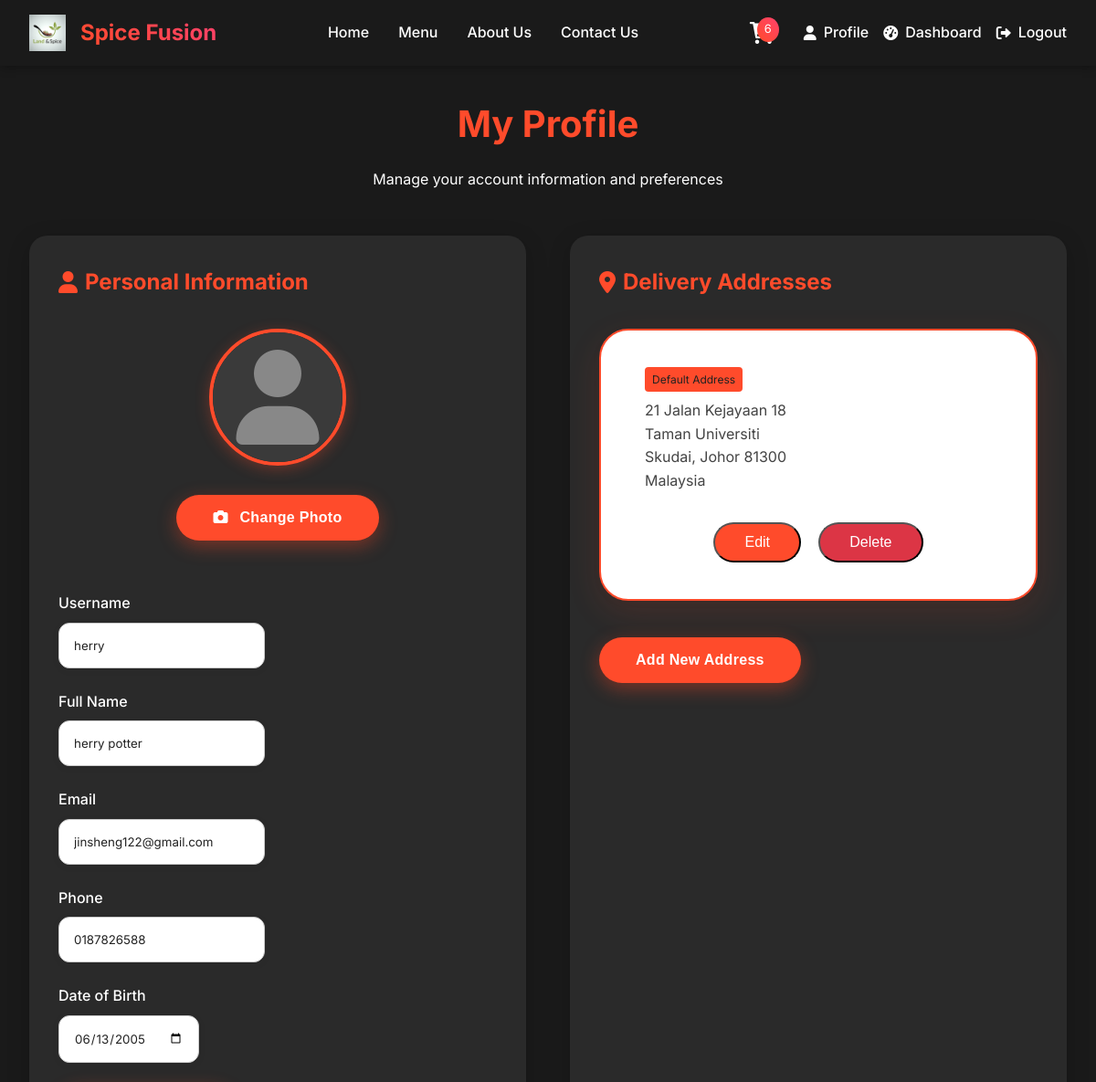
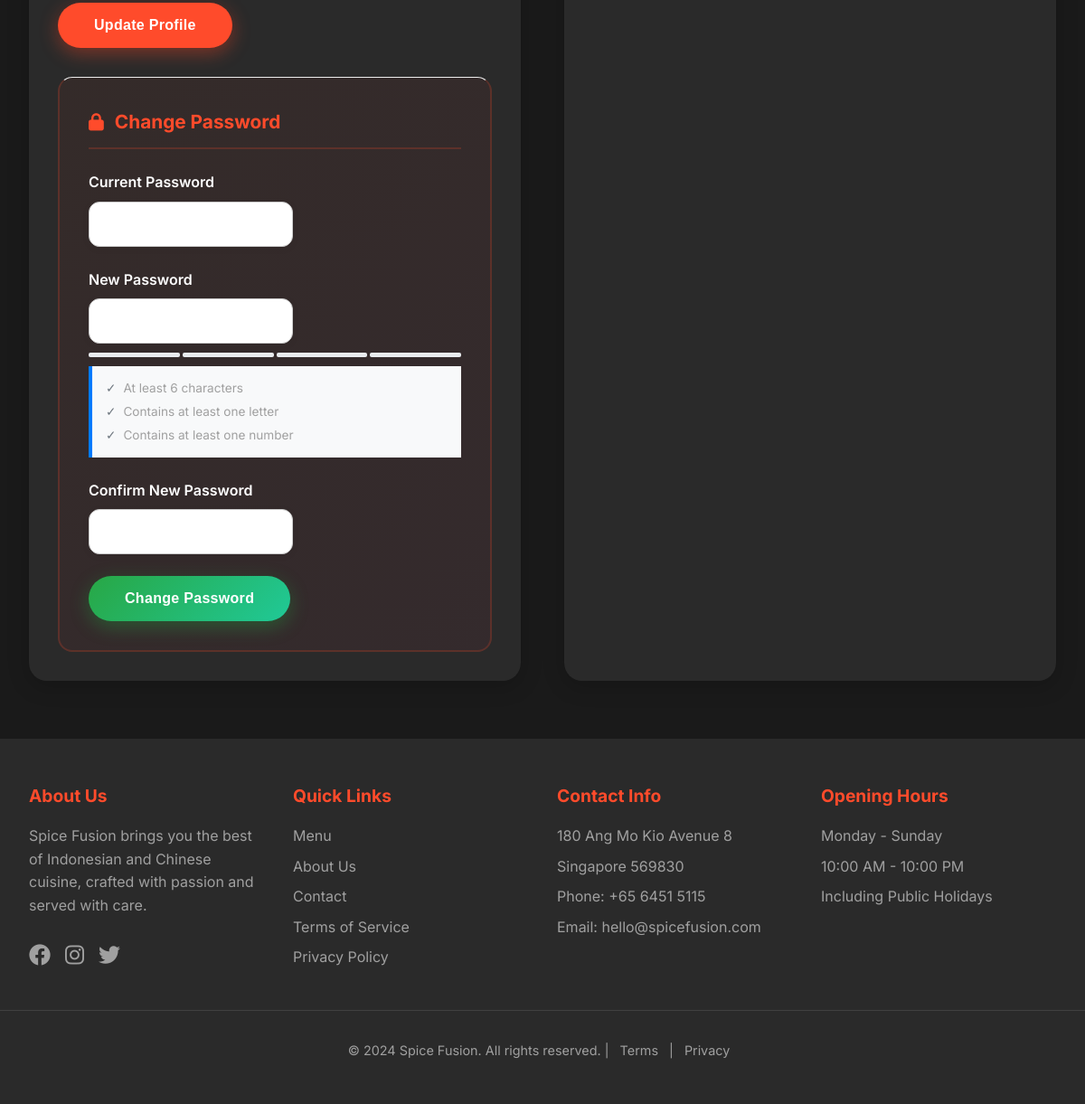
The page /customer/main/profile/profile.php (signed in) on the database its author committed (2 pictures, top to bottom).
### tables this page shows
CREATE TABLE `user` (
  `user_id` int(11) NOT NULL,
  `username` varchar(50) NOT NULL,
  `email` varchar(100) NOT NULL,
  `password_hash` varchar(255) NOT NULL,
  `first_name` varchar(50) NOT NULL,
  `last_name` varchar(50) NOT NULL,
  `phone` varchar(20) DEFAULT NULL,
  `date_of_birth` date DEFAULT NULL,
  `gender` enum('Male','Female','Other') DEFAULT NULL,
  `profile_image` varchar(255) DEFAULT 'user.jpg',
  `is_active` tinyint(1) DEFAULT 1,
  `is_verified` tinyint(1) DEFAULT 0,
  `security_question_id` int(11) DEFAULT NULL,
  `security_answer_hash` varchar(255) DEFAULT NULL,
  `created_at` timestamp NOT NULL DEFAULT current_timestamp(),
  `updated_at` timestamp NOT NULL DEFAULT current_timestamp() ON UPDATE current_timestamp(),
  `reset_token` varchar(100) DEFAULT NULL,
  `token_expiry` datetime DEFAULT NULL
);

CREATE TABLE `delivery_address` (
  `address_id` int(11) NOT NULL,
  `user_id` int(11) NOT NULL,
  `address_line1` varchar(255) NOT NULL,
  `address_line2` varchar(255) DEFAULT NULL,
  `city` varchar(100) NOT NULL,
  `state` varchar(100) NOT NULL,
  `postal_code` varchar(20) NOT NULL,
  `country` varchar(100) DEFAULT 'Malaysia',
  `is_default` tinyint(1) DEFAULT 0,
  `created_at` timestamp NOT NULL DEFAULT current_timestamp()
);

### customer/main/profile/profile.php (the view, shortened to what this page needs)
<?php
$pdo = getDBConnection();
$user_id = getCurrentUserId();
$stmt = $pdo->prepare("SELECT * FROM user WHERE user_id = ?");
$stmt->execute([$user_id]);
$user = $stmt->fetch();
$stmt = $pdo->prepare("SELECT * FROM delivery_address WHERE user_id = ? ORDER BY is_default DESC, created_at DESC");
$stmt->execute([$user_id]);
$addresses = $stmt->fetchAll();
?>
<!DOCTYPE html>
<html lang="en">
<head>
    <link rel="stylesheet" href="https://cdnjs.cloudflare.com/ajax/libs/font-awesome/6.0.0/css/all.min.css">
    <link rel="stylesheet" href="../../includes/styles.css">
    <link rel="stylesheet" href="profile.css">
</head>
<body>
    <?php include_once __DIR__ . '/../../includes/header.php'; ?>
    <div class="profile-container">
        <div class="profile-header">
            <h1>My Profile</h1>
            <p>Manage your account information and preferences</p>
        </div>
        <div class="profile-content">
            <div class="profile-section">
                <h2><i class="fas fa-user"></i> Personal Information</h2>
                <div class="avatar-section">
                    <?php
                    $avatar_path = '';
                    $has_avatar = false;
                    ?>
                    <div class="avatar-wrapper">
                        <div class="avatar-preview">
                            <?php if ($has_avatar): ?>
                                <img src="<?php echo $avatar_path; ?>" alt="Profile Avatar" id="avatarPreview" class="avatar-image">
                            <?php else: ?>
                                <div class="avatar-placeholder" id="avatarPreview">
                                    <i class="fas fa-user"></i>
                                </div>
                            <?php endif; ?>
                        </div>
                        <button type="button" class="submit-btn avatar-change-button" onclick="document.getElementById('avatar').click()" style="width: 100%; max-width: 280px; font-weight: 700;">
                            <i class="fas fa-camera"></i> Change Photo
                        </button>
                    </div>
                </div>
                <form method="POST" enctype="multipart/form-data">
                    <div class="form-group" style="margin-top: 1.5rem;">
                        <label for="username">Username</label>
                        <input type="text" id="username" name="username" value="<?php echo htmlspecialchars($user['username']); ?>" required>
                    </div>
                    <div class="form-group">
                        <label for="full_name">Full Name</label>
                        <input type="text" id="full_name" name="full_name" value="<?php echo htmlspecialchars(trim(($user['first_name'] ?? '') . ' ' . ($user['last_name'] ?? ''))); ?>" required>
                    </div>
                    <div class="form-group">
                        <label for="email">Email</label>
                        <input type="email" id="email" name="email" value="<?php echo htmlspecialchars($user['email']); ?>" required>
                    </div>
                    <div class="form-group">
                        <label for="phone">Phone</label>
                        <input type="tel" id="phone" name="phone" value="<?php echo htmlspecialchars($user['phone']); ?>">
                    </div>
                    <div class="form-group">
                        <label for="date_of_birth">Date of Birth</label>
                        <input type="date" id="date_of_birth" name="date_of_birth" value="<?php echo htmlspecialchars($user['date_of_birth'] ?? ''); ?>">
                    </div>
                    <button type="submit" class="submit-btn">Update Profile</button>
                </form>
                <div class="change-password-section" style="margin-top: 2rem; padding-top: 2rem; border-top: 1px solid #eee;">
                    <h3 class="change-password-heading"><i class="fas fa-lock"></i> Change Password</h3>
                    <form method="POST" id="changePasswordForm">
                        <div class="form-group">
                            <label for="current_password">Current Password</label>
                            <input type="password" id="current_password" name="current_password" required>
                        </div>
                        <div class="form-group">
                            <label for="new_password">New Password</label>
                            <input type="password" id="new_password" name="new_password" required minlength="6">
                            <div class="password-strength-container">
                                <div class="password-strength-bar">
                                    <div class="password-strength-segment" id="strength-seg-1"></div>
                                    <div class="password-strength-segment" id="strength-seg-2"></div>
                                    <div class="password-strength-segment" id="strength-seg-3"></div>
                                    <div class="password-strength-segment" id="strength-seg-4"></div>
                                </div>
                                <div class="password-requirements">
                                    <div class="requirement invalid" id="req-length">
                                        <span>✓</span>
                                        <span>At least 6 characters</span>
                                    </div>
                                    <div class="requirement invalid" id="req-letter">
                                        <span>✓</span>
                                        <span>Contains at least one letter</span>
                                    </div>
                                    <div class="requirement invalid" id="req-number">
                                        <span>✓</span>
                                        <span>Contains at least one number</span>
                                    </div>
                                </div>
                            </div>
                        </div>
                        <div class="form-group">
                            <label for="confirm_password">Confirm New Password</label>
                            <input type="password" id="confirm_password" name="confirm_password" required minlength="6">
                        </div>
                        <button type="submit" class="submit-btn" style="background-color: #28a745;">Change Password</button>
                    </form>
                </div>
            </div>
            <div class="profile-section">
                <h2><i class="fas fa-map-marker-alt"></i> Delivery Addresses</h2>
                <?php if (empty($addresses)): ?>
                    <p style="color: var(--text-gray);">No delivery addresses saved yet.</p>
                <?php else: ?>
                    <?php foreach ($addresses as $address): ?>
                        <div class="address-item">
                            <?php if ($address['is_default']): ?>
                                <span class="default-badge">Default Address</span>
                            <?php endif; ?>
                            <p><?php echo htmlspecialchars($address['address_line1']); ?></p>
                            <?php if ($address['address_line2']): ?>
                                <p><?php echo htmlspecialchars($address['address_line2']); ?></p>
                            <?php endif; ?>
                            <p><?php echo htmlspecialchars($address['city'] . ', ' . $address['state'] . ' ' . $address['postal_code']); ?></p>
                            <p><?php echo htmlspecialchars($address['country']); ?></p>
                            <div class="address-actions">
                                <button class="btn-small btn-edit" onclick='openEditAddressForm(
                                <?php echo json_encode
                                ([
                                    "address_id" => (int)$address["address_id"],
                                    "address_line1" => $address["address_line1"],
                                    "address_line2" => $address["address_line2"],
                                    "city" => $address["city"],
                                    "state" => $address["state"],
                                    "postal_code" => $address["postal_code"],
                                    "country" => $address["country"],
                                    "is_default" => (int)$address["is_default"],
                                ]); ?>)'>Edit</button>
                                <button class="btn-small btn-delete" onclick="deleteAddress(<?php echo $address['address_id']; ?>)">Delete</button>
                            </div>
                        </div>
                    <?php endforeach; ?>
                <?php endif; ?>
                <button class="submit-btn" onclick="showAddAddressForm()">Add New Address</button>
            </div>
        </div>
    </div>
    <?php include_once __DIR__ . '/../../includes/footer.php'; ?>
</body>
</html>

### customer/includes/styles.css (style rules this page uses)
:root { --primary-color: #FF4B2B; --secondary-color: #FF416C; --background-dark: #1a1a1a; --text-light: #ffffff; --text-gray: #a0a0a0; --card-bg: #2a2a2a; --gradient-primary: linear-gradient(45deg, var(--primary-color), var(--secondary-color)); --shadow-soft: 0 4px 6px rgba(0, 0, 0, 0.1); --shadow-strong: 0 8px 16px rgba(0, 0, 0, 0.2); --border-radius: 12px; --transition: all 0.3s ease; }
* { margin: 0; padding: 0; box-sizing: border-box; }
body { font-family: 'Inter', sans-serif; background-color: var(--background-dark); color: var(--text-light); line-height: 1.6; min-height: 100vh; }

### customer/main/profile/profile.php (style rules this page uses)
.password-strength-container { margin-top: 10px; }
.password-strength-bar { display: flex; gap: 3px; margin-bottom: 5px; }
.password-strength-segment { flex: 1; height: 5px; background-color: #e9ecef; border-radius: 2px; }
.password-requirements { margin-top: 10px; }
.requirement { display: flex; align-items: center; gap: 8px; font-size: 0.85rem; margin-bottom: 3px; }
.requirement.invalid { color: #6c757d; }
.requirement.invalid span:first-child { color: #6c757d; }

### rows shown on the page
user: username "herry", full_name "herry potter", email "jinsheng122@gmail.com", phone "0187826588", date_of_birth "06/13/2005"
delivery_address: is_default "Default Address", address_line1 "21 Jalan Kejayaan 18", address_line2 "Taman Universiti", city+state+postal_code "Skudai, Johor 81300", country "Malaysia"

### other values the page prints
$cart_count "6"
